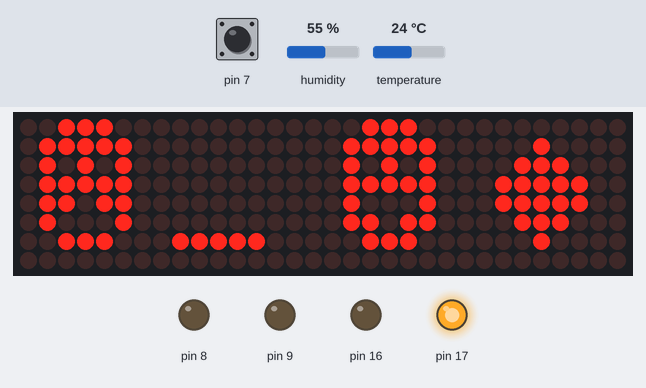
Simulated run of this sketch. Board: Arduino Uno, built with avr-gcc and run on an emulated ATmega328P. Shown: 32×8 LED matrix, output pins drawn as LEDs (lit = HIGH). Inputs (shaded band) come from the test bench; at power-on: pin 7 HIGH, humidity 55 %, temperature 24 °C. The local clock reads 2024-03-15 10:24:30 at power-on unless the sketch sets it; what the sketch prints to the serial monitor is not drawn.

Above: at 1.6 s.
1.7 s: pin 7 pulled LOW for 0.15 s
At 3.2 s:
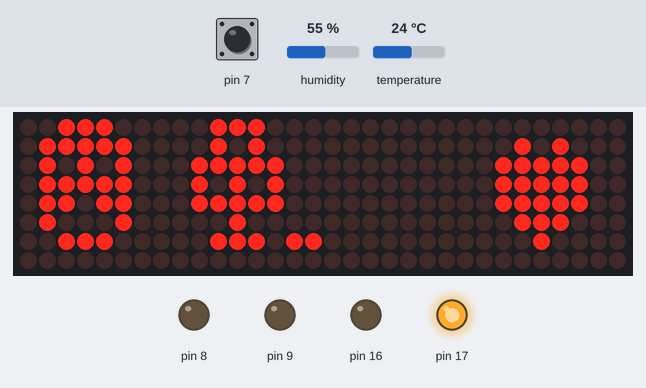
At 6.3 s:
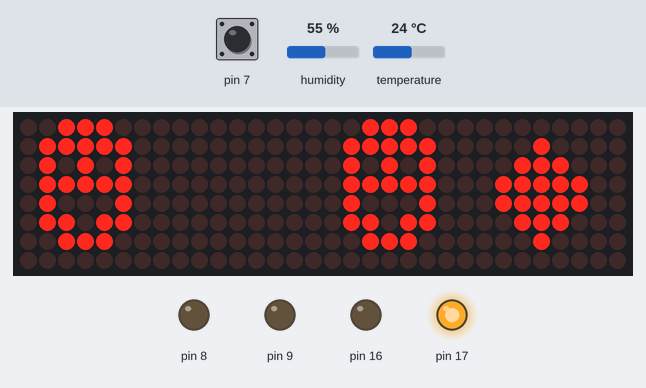
Timing chart, 0 to 7.8 s (numbered marks = the images above; inputs shaded):
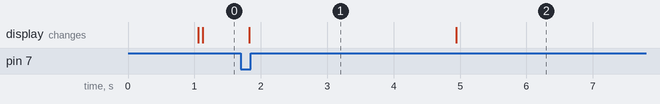

Measured:
- after the input at 1.7 s, the display: changes after 0.12 s (image 1)

The sketch:

clock.ino
```cpp
#include "LedControlMS.h"
#include <Wire.h>
#include "RTClib.h"
#include <dht.h>

dht DHT;

#define DHT11_PIN 2
RTC_DS3231 RTC;
/*
 Now we need a LedControl to work with.
 ***** These pin numbers will probably not work with your hardware *****
 pin 12 is connected to the DataIn
 pin 11 is connected to the CLK
 pin 10 is connected to LOAD
 We have only a single MAX72XX.
 */
#define NBR_MTX 4
LedControl lc=LedControl(12,11,10, NBR_MTX);
/* we always wait a bit between updates of the display */
unsigned long delaytime=300;
int cl=0, weekday, temp, hum, d, m ,y, i, j;
long previousMillis = 0;
long interval = 1000;
void setup() {
  /*
   The MAX72XX is in power-saving mode on startup,
   we have to do a wakeup call
   */
  Serial.begin (9600);
  Serial.println("Setup");
  for (int i=0; i< NBR_MTX; i++){
    lc.shutdown(i,false);
  /* Set the brightness to a medium values */
    lc.setIntensity(i,15);
  /* and clear the display */
    lc.clearDisplay(i);
  }
  pinMode(17,OUTPUT);
  pinMode(16,OUTPUT);
  pinMode(8,OUTPUT);
  pinMode(7,INPUT);
  pinMode(9,OUTPUT);
  digitalWrite(17, HIGH);
  digitalWrite(16, LOW);
  digitalWrite(8, LOW);
  digitalWrite(7, HIGH);
  Wire.begin();
  RTC.begin();

  if (! RTC.begin()) {
    Serial.println("RTC is NOT running!");
    // following line sets the RTC to the date & time this sketch was compiled

  }
    //RTC.adjust(DateTime(__DATE__, __TIME__));


}

void loop() {
  unsigned long currentMillis = millis();
  if(currentMillis - previousMillis > interval)
  {
    previousMillis = currentMillis;
  analogWrite(9,0);
  DateTime now = RTC.now();
  lc.displayChar(0,now.minute()%10); //minute ones
  lc.displayChar(1,now.minute()/10); //minutes tens
  lc.displayChar(2,now.hour()%10); //hour ones
  lc.displayChar(3,now.hour()/10); //hour ones
  for(int i=now.second(), j=0; i>=0, j<=7; i=i/2, j++)
  {
    int bin=i%2;
    if (bin != 0 )
    {
      lc.setLed(2,6,j,true);
    }
    else
    {
      lc.setLed(2,6,j,false);
    }
  }
  if(now.second() == 00 && now.minute() == 0)
  {
    analogWrite(9,80);
  }
  //delay(1000);
  }
//########END MAIN CLOCK##########


  if (digitalRead(7) == LOW)
  {
    for (cl=0;cl<=7;cl++)
  {
    lc.setLed(2,6,cl,false);
  }
  DateTime now = RTC.now();
  lc.displayChar(0,now.month()%10); //month ones
  lc.displayChar(1,now.month()/10); //month tens
  lc.displayChar(2,now.day()%10); //day ones
  lc.displayChar(3,now.day()/10); //day ones
  lc.setLed(2,6,7,true);
  lc.setLed(2,6,6,true);
  delay(3000);
  lc.setLed(2,6,7,false);
  lc.setLed(2,6,6,false);
  lc.displayChar(0,now.year()%10); //month ones
  lc.displayChar(1,(now.year()/10)%10); //month tens
  lc.displayChar(2,(now.year()/100)%10); //day ones
  lc.displayChar(3,now.year()/1000); //day ones
  delay(3000);
  d = now.day();
  m = now.month();
  y = now.year();
  weekday  = (d+=m<3?y--:y-2,23*m/9+d+4+y/4-y/100+y/400)%7  ;
  while(weekday>=10)
    {
        weekday = weekday / 10;
    }
  showday(weekday);
  delay(3000);
  lc.clearAll();
  DHT.read11(DHT11_PIN);
  temp = (int) DHT.temperature;
  lc.displayChar(2,temp%10);
  lc.displayChar(3,temp/10);
  lc.setLed(1,0,7,true);
  lc.setLed(1,0,6,true);
  lc.setLed(1,1,7,true);
  lc.setLed(1,1,6,true);
  lc.displayChar(0,17);
  delay(3000);
  lc.clearAll();
  hum = (int) DHT.humidity;
  lc.displayChar(2,hum%10);
  lc.displayChar(3,hum/10);
  lc.setLed(1,0,7,true);
  lc.setLed(1,0,6,true);
  lc.setLed(1,1,7,true);
  lc.setLed(1,1,6,true);
  lc.setLed(1,5,2,true);
  lc.setLed(1,5,1,true);
  lc.setLed(1,6,2,true);
  lc.setLed(1,6,1,true);
  for(i=6; i>=0; i--)
  {
    lc.setLed(1,i,i,true);
  }
  lc.displayChar(0,22);
  delay(3000);
  lc.clearAll();
  }

}

void showday(int w) {
  lc.clearAll();
  switch(w)
  {

    case 0: lc.displayChar(3,33); //S
            lc.displayChar(2,35); //U
            lc.displayChar(1,28); //N
            break;

    case 1: lc.displayChar(3,27); //M
            lc.displayChar(2,29); //O
            lc.displayChar(1,28); //N
            break;

    case 2: lc.displayChar(3,34); //T
            lc.displayChar(2,35); //U
            lc.displayChar(1,19); //E
            break;

    case 3: lc.displayChar(3,37); //W
            lc.displayChar(2,19); //E
            lc.displayChar(1,18); //D
            break;

    case 4: lc.displayChar(3,34); //T
            lc.displayChar(2,22); //H
            lc.displayChar(1,35); //U
            break;

    case 5: lc.displayChar(3,20); //F
            lc.displayChar(2,32); //R
            lc.displayChar(1,23); //I
            break;

    case 6: lc.displayChar(3,33); //S
            lc.displayChar(2,15); //A
            lc.displayChar(1,34); //T
            break;
  }
}
```
